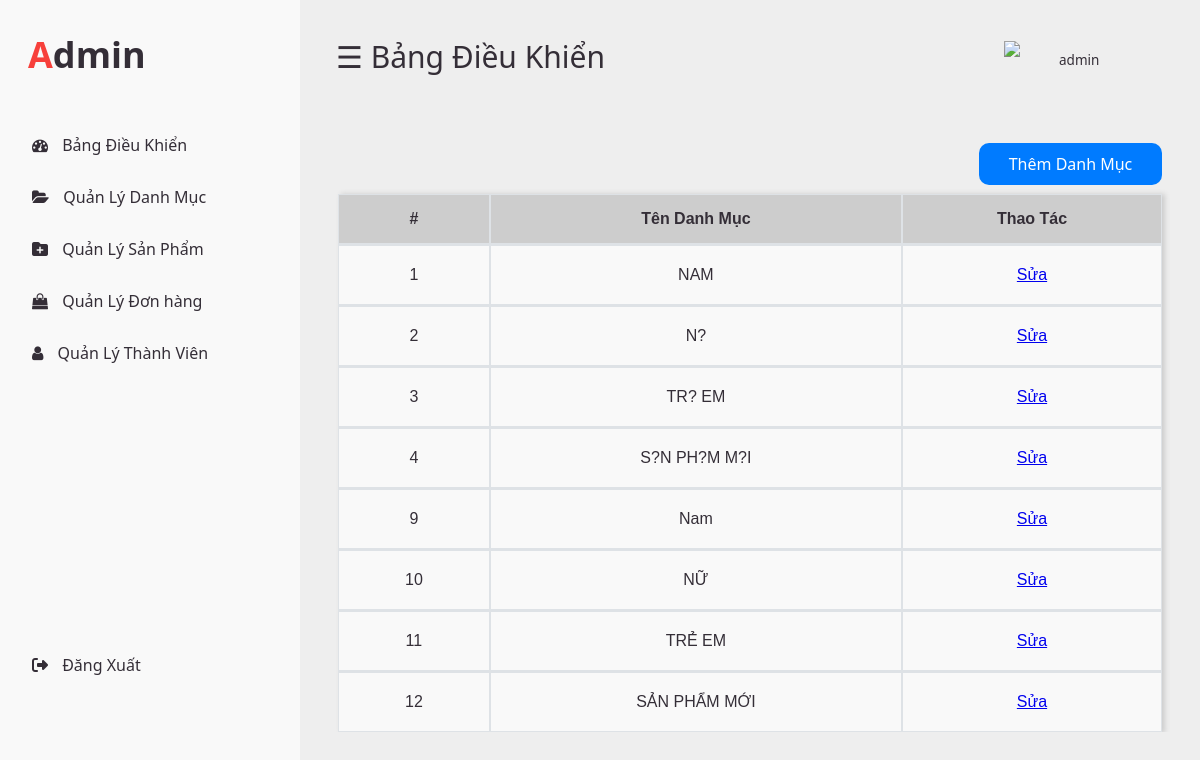
Page /admin/index.php?act=categories (signed in) on the committed database.
### tables this page shows
CREATE TABLE `categories` (
  `id` int(11) NOT NULL,
  `name` varchar(50) NOT NULL,
  `description` text DEFAULT NULL,
  `position` int(3) NOT NULL
);

### model/category.php (called while the page is built, shortened)
<?php
function getAllcategories()
{
    $conn = connect();
    $sql = "SELECT * FROM `categories`";
    $stmt = $conn->prepare($sql);
    $stmt->execute();
    $stmt->setFetchMode(PDO::FETCH_ASSOC);
    $kq = $stmt->fetchAll();
    return $kq;
}

### admin/view/categories.php (the view, shortened to what this page needs)
<div class="container_table">
    <div class="addnew">
        <a class="addspnew" href="#">Thêm Danh Mục</a>
    </div>
    <table class="table_form">
        <tr>
            <th class="thead">#</th>
            <th class="thead">Tên Danh Mục</th>
            <th class="thead">Thao Tác</th>
        </tr>
        <?php
        if (isset($categories) && count($categories) > 0) {
            foreach ($categories as $category) {
                echo '<tr>
                    <td class="tbody">'.$category['id'].'</td>
                    <td class="tbody">'.$category['name'].'</td>
                    <td class="tbody">
                    <a href="index.php?act=updateCategories&id='.$category['id'].'">Sửa</a></td>
                </tr>';
            }
        }
        ?>
    </table>
</div>
</div>
</body>
</body>
</html>

### admin/layout/css/style.css (style rules this page uses)
* { margin: 0px; padding: 0px; }
body { background-color: #eee; overflow: hidden; font-family: system-ui; width: 100%; height: 100%; }
table { font-family: arial, sans-serif; width: 100%; }
th { border-bottom: 1px solid #eee; padding: 15px; text-align: left; color: #342E37; }
td { text-align: left; padding: 20px; color: #342E37; }
.addnew { float: right; padding: 10px 30px; background: #007bff; border-radius: 10px; margin: 1% 2.5% 1%; }
.addnew a { text-decoration: none; color: #fff; }
.container_table { margin-top: 1%; height: auto; }
.container_table .table_form { margin-left: 2.5%; width: 95%; border-collapse: separate; border-spacing: 0; background-color: #F9F9F9; box-shadow: 3px 0px 5px 0px #cdcdcd; margin-bottom: 2%; }
.container_table .table_form tr { border: 1px solid #eee; }
.container_table .table_form .thead { background-color: #cdcdcd; }
.container_table .table_form .tbody, .thead { text-align: center; border: 1px solid #dee2e6; border-bottom: 2px solid #dee2e6; }

### rows in the picture
categories: id "1", name "NAM"
categories: id "2", name "N?"
categories: id "3", name "TR? EM"
categories: id "4", name "S?N PH?M M?I"
categories: id "9", name "Nam"
categories: id "10", name "NỮ"
categories: id "11", name "TRẺ EM"
categories: id "12", name "SẢN PHẨM MỚI"

### other values in the picture
$_SESSION['user']['username'] "admin"
